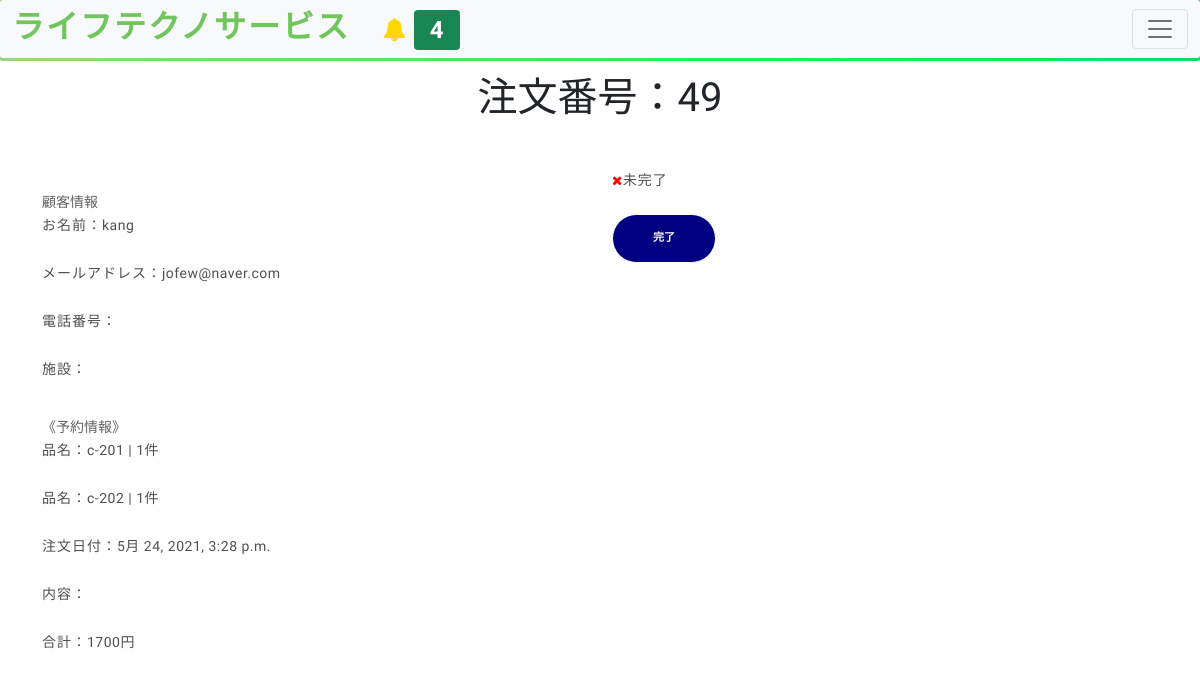
Page /order/49/ (signed in) on the committed database.
### customer/models.py (models this page shows, shortened)
class OrderModel(models.Model):
    user = models.ForeignKey(User, on_delete=models.CASCADE)
    created_on = models.DateTimeField(auto_now_add=True)
    items = models.ManyToManyField(
        'OrderItem')
    name = models.CharField(max_length=50, blank=True)
    email = models.CharField(max_length=50, blank=True)
    facility = models.CharField(max_length=50, blank=True)
    phone = models.CharField(max_length=50, blank=True)
    is_paid = models.BooleanField(default=False)
    price = models.IntegerField(blank=True, null=True)
    ordered = models.BooleanField(default=False)
    description = models.CharField(max_length=100, blank=True)

class OrderItem(models.Model):
    user = models.ForeignKey(User, on_delete=models.CASCADE)
    items = models.ForeignKey(
        'MenuItem', on_delete=models.CASCADE, blank=True, null=True)
    quantity = models.IntegerField(default=1)
    ordered = models.BooleanField(default=False)
    def __str__(self):
        return f'{self.items} | {self.quantity}件'

class MenuItem(models.Model):
    name = models.CharField(max_length=100)
    description = models.TextField()
    image = models.ImageField(upload_to='menu_images/', blank=True)
    price = models.IntegerField()
    category = models.ManyToManyField('Category', related_name='item')
    quantity = models.IntegerField(default=0)
    def __str__(self):
        return self.name

### customer/views.py (the view, shortened to what this page needs)
# urls.py: path('<int:pk>/', OrderDetailView.as_view(), name='order-detail'),
class OrderDetailView(LoginRequiredMixin, UserPassesTestMixin, View):
    def get(self, request, pk, *args, **kwargs):
        order = OrderModel.objects.get(pk=pk)
        context = {
            'order': order
        }
        return render(request, 'customer/order-detail.html', context)
    def test_func(self):
        return self.request.user.groups.filter(name='staff').exists()

### home/templatetags/custom_tags.py (called while the page is built)
@register.inclusion_tag('show_notifications.html', takes_context=True)
def show_notifications(context):
    request_user = context['request'].user
    notifications = Notification.objects.filter(to_user=request_user).exclude(user_has_seen=True).order_by('-date')
    return {'notifications': notifications}

### customer/templates/customer/order-detail.html (shortened to what this page needs)
{% extends 'base.html' %}
{% block content %}
    <div class="container">
        <div class="row justify-content-center">
            <div class="col-md-6 col-sm-12 text-center mt-3">
                <h1>注文番号：{{order.pk}}</h1>
            </div>
        </div>
        <br>
        <div class="row justify-content-center">
            <div class="col-md-6 col-sm-12 mt-5">
                <h5　class="pt-3">顧客情報</h5>
                <p><span style="font-weight:400;">お名前：</span>{{ order.name }}</p>
                <p><span style="font-weight:400;">メールアドレス：</span>{{ order.email }}</p>
                <p><span style="font-weight:400;">電話番号：</span>{{ order.phone }}</p>
                <p><span style="font-weight:400;">施設：</span>{{ order.facility }}</p>
                <h5 class="pt-3">《予約情報》</h5>
                {% for item in order.items.all %}
                <p><span style="font-weight:400;">品名：</span>{{ item }}</p>
                {% endfor %}
                <p><span style="font-weight:400;">注文日付：</span>{{ order.created_on }}</p>
                <p><span style="font-weight:400;">内容：</span>{{ order.description }}</p>
                <p><span style="font-weight:400;">合計：</span>{{ order.price }}円</p>
            </div>
            <div class="col-md-6 col-sm-12">
                <p class="mt-3">
                {% if order.is_paid %}
                    <p><i style="color:green;" class="fa fa-check"></i><span class="pl-2">完了</span></p>
                {% else %}
                    <p><i style="color:red;" class="fa fa-times"></i><span class="pl-2">未完了</span></p>
                {% endif %}
                <form method="post">
                    <button type="submit" class="btn btn-success" style="background-color: navy;">完了</button>
                </form>
                </p>
            </div>
        </div>
    </div>
{% endblock content %}

### home/static/style.css (style rules this page uses)
body { background-color: #fff; font-family: "Kosugi Maru", sans-serif; }
h1, h2, h3, h4, h5, h6 { margin: 0; }
h5 { color: #626262; font-size: 14px; font-weight: 500; }
p { color: #505050; font-size: 14px; font-weight: 300; letter-spacing: 0.5px; line-height: 2; margin-bottom: 20px; }
span { letter-spacing: 1px; }
.btn { border: 1px solid #fff; border-radius: 50px; color: #fff; font-size: 11px; font-weight: 600; padding: 15px 40px; text-transform: uppercase; transition: all 0.5s ease-in-out 0s; }
.fa { font-size: 13px; }

### home/templates/base.html (style rules this page uses)
*, html, body { margin:0; padding:0; font-family: 'Kosugi Maru', sans-serif; }

### rows in the picture
OrderModel: pk "49", name "kang", email "jofew@naver.com", created_on "5月 24, 2021, 3:28 p.m.", price "1700"
OrderItem: items+quantity "c-201 | 1件"
OrderItem: items+quantity "c-202 | 1件"

### other values in the picture
{{ notifications.count }} "4"
